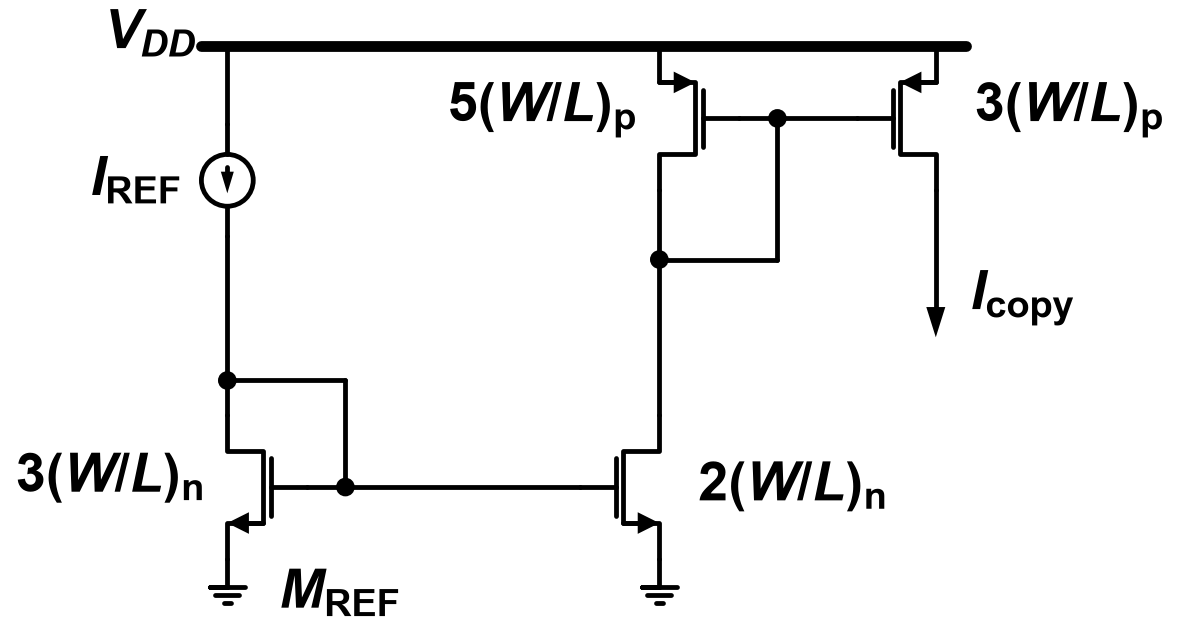

The script that drew this image:
"""2015-1 중간 Q2 둘째 그림 — 기준: Q2.md '회로 — Fig Q2-2'."""
import schemdraw.elements as elm
from schem_style import dot, new_drawing, nmos, pmos, rail

RAIL_Y = 9.0


def text(d, xy, s, halign="left", valign="center"):
    return d.add(elm.Label().right().at(xy).label(s, halign=halign, valign=valign))


def wl(k, sub):
    """k(W/L)_sub 면적 라벨."""
    return r"$%s(W/L)_\mathrm{%s}$" % (k, sub)


def draw():
    d = new_drawing()
    R = RAIL_Y
    xl, xm, xr = 0, 5.0, 8.2       # M_REF, M2·M1, M3 세로줄
    rail(d, (xl - 0.3, R), (xr + 0.35, R))
    text(d, (xl - 0.45, R + 0.05), r"$V_{DD}$", halign="right")
    # 위 pmos: M2 좌우 반전(게이트 오른쪽), M3 보통. 소스가 레일
    m2 = pmos(d, at=(xm, R), anchor="source", mirror=True)
    m3 = pmos(d, at=(xr, R), anchor="source")
    text(d, (xm - 0.35, m2.center.y), wl(5, "p"), halign="right")
    text(d, (xr + 0.35, m3.center.y), wl(3, "p"))
    # n2: M2 드레인 아래 접속점. 다이오드 연결선이 오른쪽에서 위로 게이트 선의 n2 위 접속점
    d.add(elm.Line().down().at(m2.drain).length(0.8)); n2 = dot(d)
    xd = m2.gate.x + 0.45
    d.add(elm.Line().right().at(n2.center).tox(xd))
    d.add(elm.Line().up().toy(m2.gate.y)); dot(d)
    d.add(elm.Line().at(m2.gate).to(m3.gate))
    # M3 드레인 → 아래로 I_copy 화살표(선 끝 화살촉)
    d.add(elm.Arrow(arrowwidth=0.22, arrowlength=0.35).down().at(m3.drain).length(1.7))
    text(d, (xr + 0.3, m3.drain.y - 1.35), r"$I_\mathrm{copy}$")
    # 가운데 세로줄: n2 → M1 → 접지
    d.add(elm.Line().down().at(n2.center).length(1.8))
    m1 = nmos(d, at=d.here, anchor="drain")
    d.add(elm.Ground().at(m1.source).scale(0.8))
    text(d, (xm + 0.35, m1.center.y - 0.1), wl(2, "n"))
    # 왼쪽 세로줄: M_REF(좌우 반전), 게이트가 M1 게이트와 같은 높이
    mref = nmos(d, at=(xl, m1.source.y), anchor="source", mirror=True)
    d.add(elm.Ground().at(mref.source).scale(0.8))
    text(d, (xl + 0.5, mref.source.y - 0.2), r"$M_\mathrm{REF}$", valign="top")
    text(d, (xl - 0.35, mref.center.y), wl(3, "n"), halign="right")
    # 레일 → I_REF(화살표 아래) → n1 위 접속점 → M_REF 드레인
    yn1 = mref.drain.y + 0.4
    d.add(elm.Line().down().at((xl, R)).length(0.9))
    d.add(elm.SourceI().down().length(1.3).scale(0.6).label(r"$I_\mathrm{REF}$", "top", ofst=0.35))
    d.add(elm.Line().down().toy(yn1)); n1 = dot(d)
    d.add(elm.Line().down().toy(mref.drain.y))
    # 다이오드 연결: n1 위 → 오른쪽 → 아래 게이트 선의 n1 아래 접속점
    xd1 = mref.gate.x + 0.45
    d.add(elm.Line().right().at(n1.center).tox(xd1))
    d.add(elm.Line().down().toy(mref.gate.y)); dot(d)
    d.add(elm.Line().at(mref.gate).to(m1.gate))
    return d
